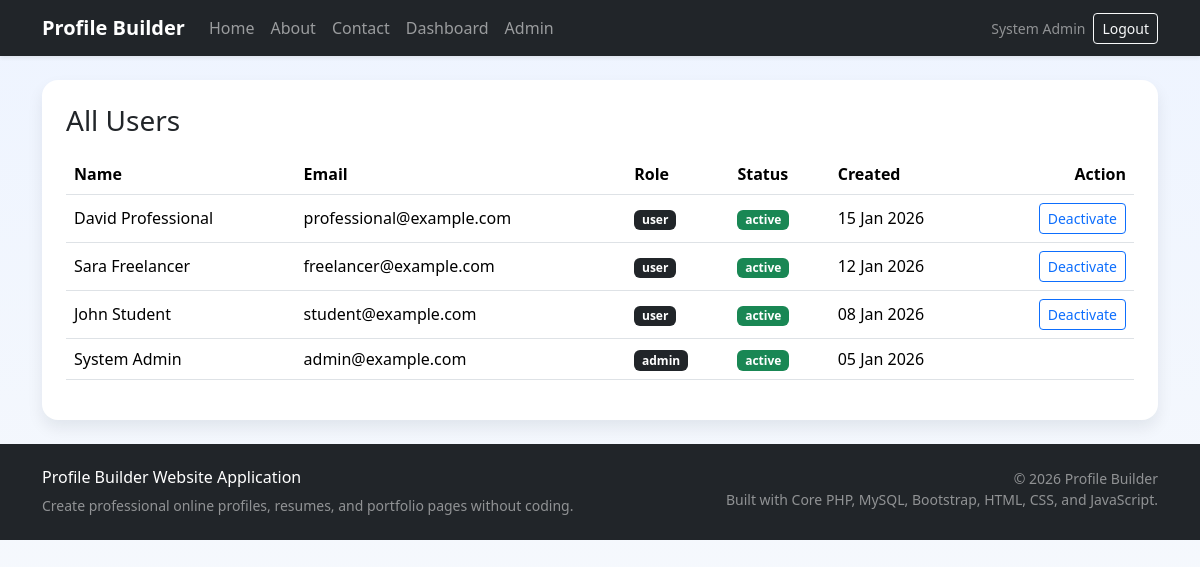
The page /admin/users.php (signed in) on the database its author committed.
### tables this page shows
CREATE TABLE users (
    id INT AUTO_INCREMENT PRIMARY KEY,
    name VARCHAR(100) NOT NULL,
    email VARCHAR(120) NOT NULL UNIQUE,
    password VARCHAR(255) NOT NULL,
    role ENUM('user', 'admin') NOT NULL DEFAULT 'user',
    status ENUM('active', 'inactive') NOT NULL DEFAULT 'active',
    created_at TIMESTAMP NOT NULL DEFAULT CURRENT_TIMESTAMP
);

### includes/functions.php (called while the page is built, shortened)
<?php
require_once __DIR__ . '/../config/database.php';
function db(): PDO
{
    global $pdo;
    return $pdo;
}
function e(?string $value): string
{
    return htmlspecialchars((string) $value, ENT_QUOTES, 'UTF-8');
}
function current_user(): ?array
{
    return $_SESSION['user'] ?? null;
}
function is_logged_in(): bool
{
    return current_user() !== null;
}
function is_admin(): bool
{
    return is_logged_in() && current_user()['role'] === 'admin';
}

### admin/users.php (the view, shortened to what this page needs)
<?php
$stmt = db()->query("SELECT id, name, email, role, status, created_at FROM users ORDER BY created_at DESC");
$users = $stmt->fetchAll();
require_once __DIR__ . '/../includes/header.php';
?>
<div class="card content-card">
    <div class="card-body p-4">
        <h1 class="h3 mb-3">All Users</h1>
        <div class="table-responsive">
            <table class="table align-middle">
                <thead><tr><th>Name</th><th>Email</th><th>Role</th><th>Status</th><th>Created</th><th class="text-end">Action</th></tr></thead>
                <tbody>
                <?php foreach ($users as $user): ?>
                    <tr>
                        <td><?= e($user['name']); ?></td>
                        <td><?= e($user['email']); ?></td>
                        <td><span class="badge bg-dark"><?= e($user['role']); ?></span></td>
                        <td><span class="badge bg-<?= $user['status'] === 'active' ? 'success' : 'secondary'; ?>"><?= e($user['status']); ?></span></td>
                        <td><?= e(date('d M Y', strtotime($user['created_at']))); ?></td>
                        <td class="text-end">
                            <?php if ($user['role'] === 'user'): ?>
                                <a class="btn btn-sm btn-outline-primary" data-confirm="Change this user status?" href="?toggle=<?= (int) $user['id']; ?>">
                                    <?= $user['status'] === 'active' ? 'Deactivate' : 'Activate'; ?>
                                </a>
                            <?php endif; ?>
                        </td>
                    </tr>
                <?php endforeach; ?>
                </tbody>
            </table>
        </div>
    </div>
</div>
<?php require_once __DIR__ . '/../includes/footer.php'; ?>

### includes/header.php (shortened to what this page needs)
<?php
require_once __DIR__ . '/functions.php';
?>
<!DOCTYPE html>
<html lang="en">
<head>
    <link href="https://cdn.jsdelivr.net/npm/bootstrap@5.3.3/dist/css/bootstrap.min.css" rel="stylesheet">
    <link rel="stylesheet" href="/profile-builder-website-application/assets/css/style.css">
</head>
<body>
<nav class="navbar navbar-expand-lg navbar-dark bg-dark shadow-sm">
    <div class="container">
        <a class="navbar-brand fw-bold" href="/profile-builder-website-application/index.php">Profile Builder</a>
        <div class="collapse navbar-collapse" id="mainNavbar">
            <ul class="navbar-nav me-auto mb-2 mb-lg-0">
                <li class="nav-item"><a class="nav-link" href="/profile-builder-website-application/index.php">Home</a></li>
                <li class="nav-item"><a class="nav-link" href="/profile-builder-website-application/about.php">About</a></li>
                <li class="nav-item"><a class="nav-link" href="/profile-builder-website-application/contact.php">Contact</a></li>
                <?php if (is_logged_in()): ?>
                    <li class="nav-item"><a class="nav-link" href="/profile-builder-website-application/user/dashboard.php">Dashboard</a></li>
                    <?php if (is_admin()): ?>
                        <li class="nav-item"><a class="nav-link" href="/profile-builder-website-application/admin/dashboard.php">Admin</a></li>
                    <?php endif; ?>
                <?php endif; ?>
            </ul>
            <div class="d-flex align-items-center gap-2">
                <?php if (is_logged_in()): ?>
                    <span class="text-white-50 small"><?= e(current_user()['name']); ?></span>
                    <a class="btn btn-outline-light btn-sm" href="/profile-builder-website-application/auth/logout.php">Logout</a>
                <?php else: ?>
                    <a class="btn btn-outline-light btn-sm" href="/profile-builder-website-application/auth/login.php">Login</a>
                    <a class="btn btn-warning btn-sm" href="/profile-builder-website-application/auth/register.php">Register</a>
                <?php endif; ?>
            </div>
        </div>
    </div>
</nav>
<main class="py-4">
    <div class="container">

### assets/css/style.css (style rules this page uses)
:root { --primary-color: #0f4c81; --secondary-color: #1f2937; --accent-color: #f59e0b; --surface-color: #f8fafc; }
body { background: linear-gradient(180deg, #eef4ff 0%, #f8fafc 100%); color: #1f2937; min-height: 100vh; }
.form-card, .content-card { border: 0; border-radius: 1rem; box-shadow: 0 0.5rem 1rem rgba(15, 23, 42, 0.08); }

### rows shown on the page
users: name "System Admin", email "admin@example.com", role "admin", status "active", created_at "05 Jan 2026"
users: name "David Professional", email "professional@example.com", role "user", status "active", created_at "15 Jan 2026", shows "Deactivate"
users: name "Sara Freelancer", email "freelancer@example.com", role "user", status "active", created_at "12 Jan 2026", shows "Deactivate"
users: name "John Student", email "student@example.com", role "user", status "active", created_at "08 Jan 2026", shows "Deactivate"
